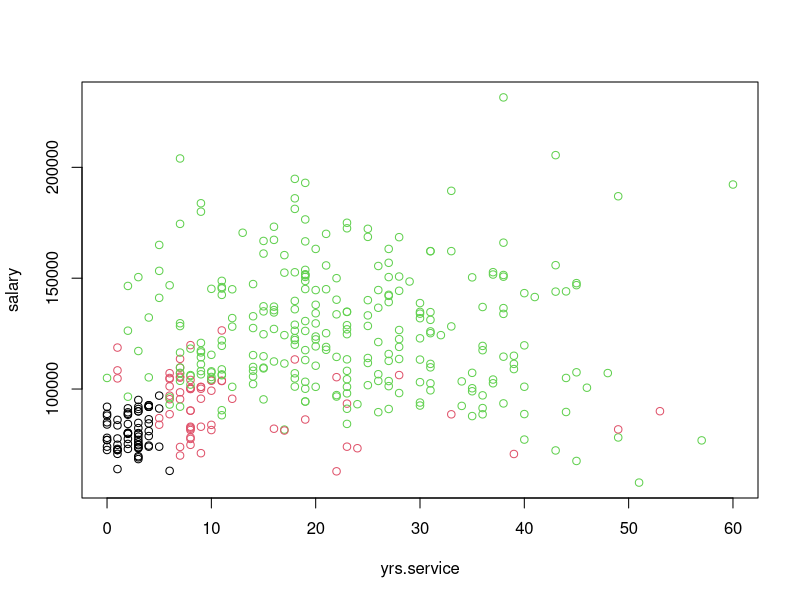

Generate this figure with R:
## ---- chunk 1
knitr::opts_chunk$set(echo = TRUE)
## ---- chunk 2
library(car)
dim(Salaries)
head(Salaries)
## ---- chunk 3
plot(salary~yrs.service, col=rank, data=Salaries)
summary(lm(salary~yrs.service+rank, data=Salaries))
## ---- chunk 4
summary(lm(salary~yrs.service*rank, data=Salaries))
## ---- chunk 5
model <- lm(salary~yrs.service+rank, data=Salaries)
newx <- data.frame(yrs.service=c(6), rank=c("AsstProf"))
predict(model, newx, interval="prediction")
